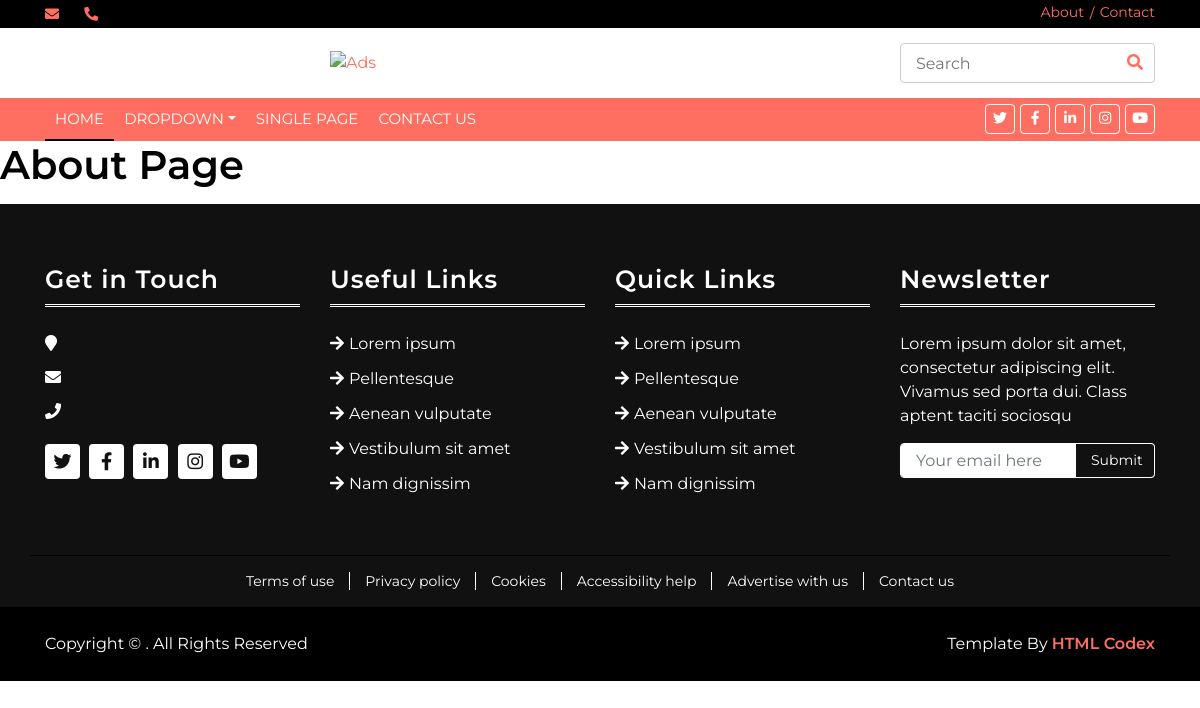
The app's page /about, older data.
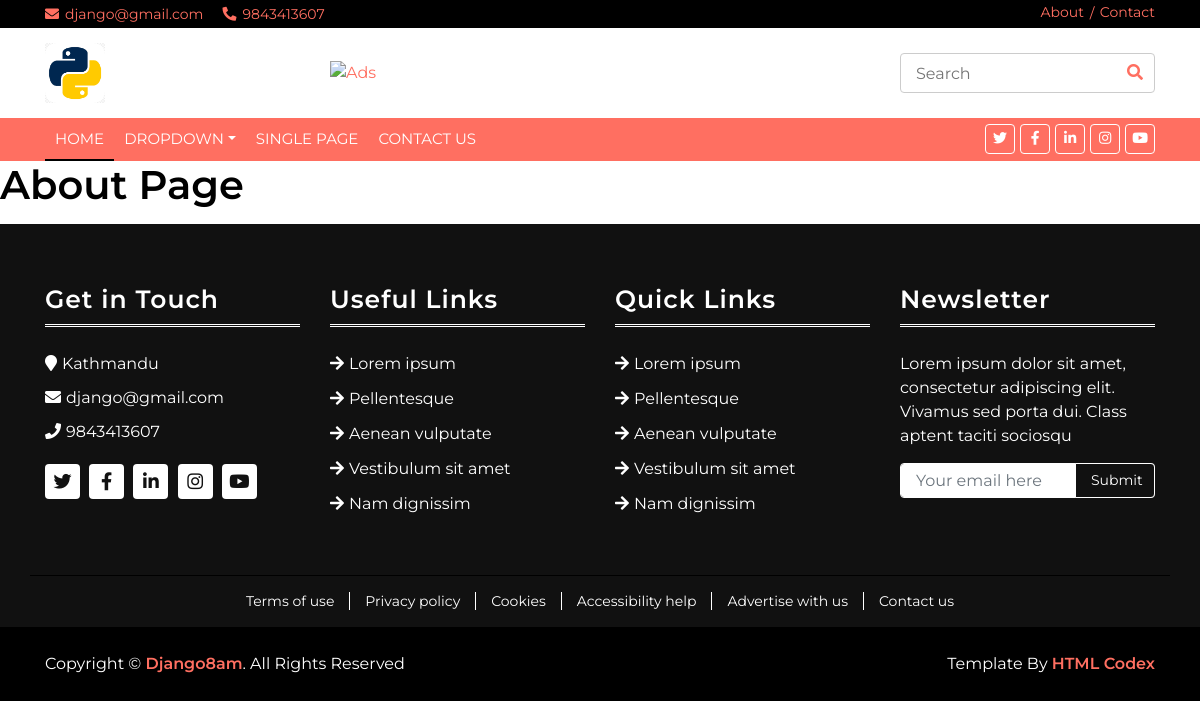
The same page, newer data.
### news/models.py (models this page shows, shortened)
class Setting(models.Model):
    name = models.CharField(max_length=255)
    email = models.EmailField(max_length=255)
    phone = models.CharField(max_length=100, null=True, blank=True)
    address = models.CharField(max_length=100, null=True, blank=True)
    logo = models.ImageField(upload_to="images/", null=True, blank=True)
    favicon = models.ImageField(upload_to="images/", null=True, blank=True)
    facebook = models.CharField(max_length=100, null=True, blank=True)
    twitter = models.CharField(max_length=100, null=True, blank=True)
    instagram = models.CharField(max_length=100, null=True, blank=True)
    linkedin = models.CharField(max_length=100, null=True, blank=True)
    youtube = models.CharField(max_length=100, null=True, blank=True)
    google = models.CharField(max_length=100, null=True, blank=True)
    class Meta:
        verbose_name_plural = 'Setting'

### news/views.py (the view)
# urls.py: path('about',views.about, name='about'),
def about(request):
    data={
        'title':"About Us"
    }
    return render(request,'pages/about/about.html',data)

### news/general.py (called while the page is built)
def data_pass(request):
    data = {
        'title':"News Portal",
        "settingData":Setting.objects.first(),
    }
    return data

### news/templates/pages/about/about.html
{% extends 'master/master.html' %}
{% block content %}
<h1>About Page</h1>
{% endblock %}

### news/templates/master/master.html
{% include 'layouts/header.html' %}
{% include 'layouts/top-header.html' %}
{% include 'layouts/navbar.html' %}
{% block content %}{% endblock %}
{% include 'layouts/footer.html' %}

### news/templates/layouts/header.html (shortened to what this page needs)
<!DOCTYPE html>
{% load static %}
<html lang="en">
    <head>
        <link href="https://stackpath.bootstrapcdn.com/bootstrap/4.4.1/css/bootstrap.min.css" rel="stylesheet">
        <link href="https://cdnjs.cloudflare.com/ajax/libs/font-awesome/5.10.0/css/all.min.css" rel="stylesheet">
        <link href="{% static 'lib/slick/slick.css' %}" rel="stylesheet">
        <link href="{% static 'lib/slick/slick-theme.css' %}" rel="stylesheet">
        <link href="{% static 'css/style.css' %}" rel="stylesheet">
    </head>
    <body>

### news/templates/layouts/top-header.html
{% load static %}
<div class="top-bar">
    <div class="container">
        <div class="row">
            <div class="col-md-6">
                <div class="tb-contact">
                    <p><i class="fas fa-envelope"></i>{{settingData.email}}</p>
                    <p><i class="fas fa-phone-alt"></i>{{settingData.phone}}</p>
                </div>
            </div>
            <div class="col-md-6">
                <div class="tb-menu">
                    <a href="{% url 'about' %}">About</a>
                    <a href="{% url 'contact' %}">Contact</a>
                </div>
            </div>
        </div>
    </div>
</div>
<div class="brand">
    <div class="container">
        <div class="row align-items-center">
            <div class="col-lg-3 col-md-4">
                <div class="b-logo">
                    {% if settingData.logo %}
                    <a href="{% url 'index' %}">
                        <img src="{{settingData.logo.url}}" alt="Logo">
                    </a>
                    {% endif %}
                </div>
            </div>
            <div class="col-lg-6 col-md-4">
                <div class="b-ads">
                    <a href="https://htmlcodex.com">
                        <img src="img/ads-1.jpg" alt="Ads">
                    </a>
                </div>
            </div>
            <div class="col-lg-3 col-md-4">
                <div class="b-search">
                    <input type="text" placeholder="Search">
                    <button><i class="fa fa-search"></i></button>
                </div>
            </div>
        </div>
    </div>
</div>

### news/templates/layouts/navbar.html (shortened to what this page needs)
{% load static %}
        <div class="nav-bar">
            <div class="container">
                <nav class="navbar navbar-expand-md bg-dark navbar-dark">
                    <div class="collapse navbar-collapse justify-content-between" id="navbarCollapse">
                        <div class="navbar-nav mr-auto">
                            <a href="{% url 'index' %}" class="nav-item nav-link active">Home</a>
                            <div class="nav-item dropdown">
                                <a href="#" class="nav-link dropdown-toggle" data-toggle="dropdown">Dropdown</a>
                            </div>
                            <a href="single-page.html" class="nav-item nav-link">Single Page</a>
                            <a href="{% url 'contact' %}" class="nav-item nav-link">Contact Us</a>
                        </div>
                        <div class="social ml-auto">
                            <a href=""><i class="fab fa-twitter"></i></a>
                            <a href=""><i class="fab fa-facebook-f"></i></a>
                            <a href=""><i class="fab fa-linkedin-in"></i></a>
                            <a href=""><i class="fab fa-instagram"></i></a>
                            <a href=""><i class="fab fa-youtube"></i></a>
                        </div>
                    </div>
                </nav>
            </div>
        </div>

### news/templates/layouts/footer.html (shortened to what this page needs)
{% load static %}
        <div class="footer">
          <div class="container">
              <div class="row">
                  <div class="col-lg-3 col-md-6">
                      <div class="footer-widget">
                          <h3 class="title">Get in Touch</h3>
                          <div class="contact-info">
                              <p><i class="fa fa-map-marker"></i>{{settingData.address}}</p>
                              <p><i class="fa fa-envelope"></i>{{settingData.email}}</p>
                              <p><i class="fa fa-phone"></i>{{settingData.phone}}</p>
                              <div class="social">
                                  <a href=""><i class="fab fa-twitter"></i></a>
                                  <a href=""><i class="fab fa-facebook-f"></i></a>
                                  <a href=""><i class="fab fa-linkedin-in"></i></a>
                                  <a href=""><i class="fab fa-instagram"></i></a>
                                  <a href=""><i class="fab fa-youtube"></i></a>
                              </div>
                          </div>
                      </div>
                  </div>
                  <div class="col-lg-3 col-md-6">
                      <div class="footer-widget">
                          <h3 class="title">Useful Links</h3>
                          <ul>
                              <li><a href="#">Lorem ipsum</a></li>
                              <li><a href="#">Pellentesque</a></li>
                              <li><a href="#">Aenean vulputate</a></li>
                              <li><a href="#">Vestibulum sit amet</a></li>
                              <li><a href="#">Nam dignissim</a></li>
                          </ul>
                      </div>
                  </div>
                  <div class="col-lg-3 col-md-6">
                      <div class="footer-widget">
                          <h3 class="title">Quick Links</h3>
                          <ul>
                              <li><a href="#">Lorem ipsum</a></li>
                              <li><a href="#">Pellentesque</a></li>
                              <li><a href="#">Aenean vulputate</a></li>
                              <li><a href="#">Vestibulum sit amet</a></li>
                              <li><a href="#">Nam dignissim</a></li>
                          </ul>
                      </div>
                  </div>
                  <div class="col-lg-3 col-md-6">
                      <div class="footer-widget">
                          <h3 class="title">Newsletter</h3>
                          <div class="newsletter">
                              <p>
                                  Lorem ipsum dolor sit amet, consectetur adipiscing elit. Vivamus sed porta dui. Class aptent taciti sociosqu
                              </p>
                              <form>
                                  <input class="form-control" type="email" placeholder="Your email here">
                                  <button class="btn">Submit</button>
                              </form>
                          </div>
                      </div>
                  </div>
              </div>
          </div>
      </div>
      <div class="footer-menu">
          <div class="container">
              <div class="f-menu">
                  <a href="">Terms of use</a>
                  <a href="">Privacy policy</a>
                  <a href="">Cookies</a>
                  <a href="">Accessibility help</a>
                  <a href="">Advertise with us</a>
                  <a href="">Contact us</a>
              </div>
          </div>
      </div>
      <div class="footer-bottom">
          <div class="container">
              <div class="row">
                  <div class="col-md-6 copyright">
                      <p>Copyright &copy; <a href="">{{settingData.name}}</a>. All Rights Reserved</p>
                  </div>
                  <div class="col-md-6 template-by">
                      <p>Template By <a href="{% url 'index' %}">HTML Codex</a></p>
                  </div>
              </div>
          </div>
      </div>

Row changes from the older to the newer data that the page shows:
added Setting: email "django@gmail.com", phone "9843413607", logo (picture), address "Kathmandu", name "Django8am"
